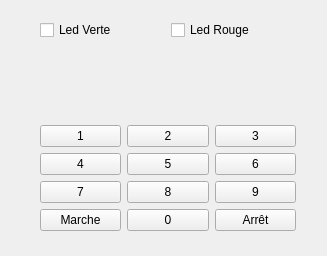
<?xml version="1.0" encoding="UTF-8"?>
<ui version="4.0">
 <class>Clavier</class>
 <widget class="QWidget" name="Clavier">
  <property name="geometry">
   <rect>
    <x>0</x>
    <y>0</y>
    <width>327</width>
    <height>256</height>
   </rect>
  </property>
  <property name="windowTitle">
   <string>Centrale d'alarme</string>
  </property>
  <widget class="QWidget" name="">
   <property name="geometry">
    <rect>
     <x>40</x>
     <y>20</y>
     <width>256</width>
     <height>211</height>
    </rect>
   </property>
   <layout class="QVBoxLayout" name="verticalLayout_2">
    <item>
     <layout class="QHBoxLayout" name="horizontalLayout">
      <item>
       <widget class="QCheckBox" name="checkBox_LedVerte">
        <property name="text">
         <string>Led Verte</string>
        </property>
        <property name="checkable">
         <bool>true</bool>
        </property>
       </widget>
      </item>
      <item>
       <widget class="QCheckBox" name="checkBox_LedRouge">
        <property name="text">
         <string>Led Rouge</string>
        </property>
        <property name="checkable">
         <bool>true</bool>
        </property>
       </widget>
      </item>
     </layout>
    </item>
    <item>
     <spacer name="verticalSpacer">
      <property name="orientation">
       <enum>Qt::Vertical</enum>
      </property>
      <property name="sizeHint" stdset="0">
       <size>
        <width>20</width>
        <height>40</height>
       </size>
      </property>
     </spacer>
    </item>
    <item>
     <layout class="QGridLayout" name="gridLayout">
      <item row="0" column="0">
       <widget class="QPushButton" name="pushButton_1">
        <property name="text">
         <string>1</string>
        </property>
       </widget>
      </item>
      <item row="0" column="1">
       <widget class="QPushButton" name="pushButton_2">
        <property name="text">
         <string>2</string>
        </property>
       </widget>
      </item>
      <item row="0" column="2">
       <widget class="QPushButton" name="pushButton_3">
        <property name="text">
         <string>3</string>
        </property>
       </widget>
      </item>
      <item row="1" column="0">
       <widget class="QPushButton" name="pushButton_4">
        <property name="text">
         <string>4</string>
        </property>
       </widget>
      </item>
      <item row="1" column="1">
       <widget class="QPushButton" name="pushButton_5">
        <property name="text">
         <string>5</string>
        </property>
       </widget>
      </item>
      <item row="1" column="2">
       <widget class="QPushButton" name="pushButton_6">
        <property name="text">
         <string>6</string>
        </property>
       </widget>
      </item>
      <item row="2" column="0">
       <widget class="QPushButton" name="pushButton_7">
        <property name="text">
         <string>7</string>
        </property>
       </widget>
      </item>
      <item row="2" column="1">
       <widget class="QPushButton" name="pushButton_8">
        <property name="text">
         <string>8</string>
        </property>
       </widget>
      </item>
      <item row="2" column="2">
       <widget class="QPushButton" name="pushButton_9">
        <property name="text">
         <string>9</string>
        </property>
       </widget>
      </item>
      <item row="3" column="0">
       <widget class="QPushButton" name="pushButton_Marche">
        <property name="text">
         <string>Marche</string>
        </property>
       </widget>
      </item>
      <item row="3" column="1">
       <widget class="QPushButton" name="pushButton_0">
        <property name="text">
         <string>0</string>
        </property>
       </widget>
      </item>
      <item row="3" column="2">
       <widget class="QPushButton" name="pushButton_Arret">
        <property name="text">
         <string>Arrêt</string>
        </property>
       </widget>
      </item>
     </layout>
    </item>
   </layout>
  </widget>
 </widget>
 <resources/>
 <connections/>
</ui>
